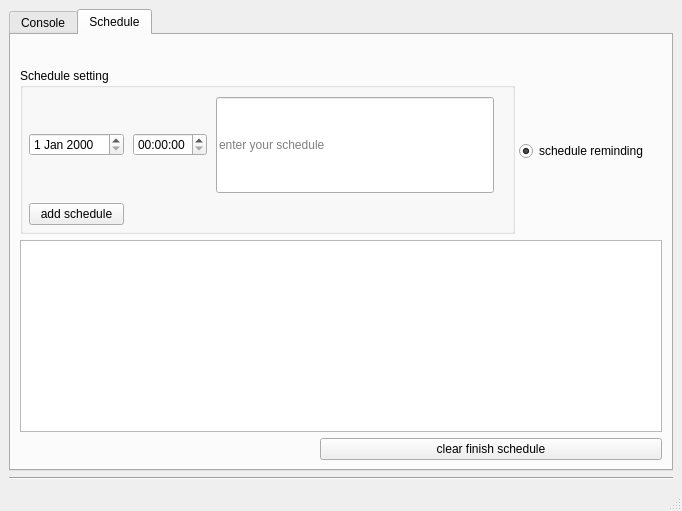
<?xml version="1.0" encoding="UTF-8"?>
<ui version="4.0">
 <class>MainWindow</class>
 <widget class="QMainWindow" name="MainWindow">
  <property name="geometry">
   <rect>
    <x>0</x>
    <y>0</y>
    <width>682</width>
    <height>511</height>
   </rect>
  </property>
  <property name="acceptDrops">
   <bool>true</bool>
  </property>
  <property name="windowTitle">
   <string>pet console</string>
  </property>
  <widget class="QWidget" name="centralwidget">
   <layout class="QGridLayout" name="gridLayout">
    <item row="0" column="0">
     <layout class="QVBoxLayout" name="verticalLayout">
      <item>
       <widget class="QTabWidget" name="tabWidget">
        <property name="currentIndex">
         <number>1</number>
        </property>
        <widget class="QWidget" name="console">
         <attribute name="title">
          <string>Console</string>
         </attribute>
         <layout class="QHBoxLayout" name="horizontalLayout_5">
          <item>
           <layout class="QVBoxLayout" name="verticalLayout_6">
            <item>
             <widget class="QGroupBox" name="groupBox">
              <property name="title">
               <string>Model setting</string>
              </property>
              <layout class="QVBoxLayout" name="verticalLayout_4">
               <item>
                <widget class="QRadioButton" name="showModelBtn">
                 <property name="text">
                  <string>show model</string>
                 </property>
                 <property name="checked">
                  <bool>true</bool>
                 </property>
                 <property name="autoExclusive">
                  <bool>false</bool>
                 </property>
                </widget>
               </item>
               <item>
                <widget class="QRadioButton" name="freeMoveBtn">
                 <property name="text">
                  <string>model freemove</string>
                 </property>
                 <property name="checked">
                  <bool>true</bool>
                 </property>
                 <property name="autoExclusive">
                  <bool>false</bool>
                 </property>
                </widget>
               </item>
               <item>
                <widget class="QRadioButton" name="soundsEffectBtn">
                 <property name="text">
                  <string>sounds effect</string>
                 </property>
                 <property name="checked">
                  <bool>true</bool>
                 </property>
                 <property name="autoExclusive">
                  <bool>false</bool>
                 </property>
                </widget>
               </item>
              </layout>
             </widget>
            </item>
           </layout>
          </item>
          <item>
           <widget class="Line" name="line">
            <property name="orientation">
             <enum>Qt::Vertical</enum>
            </property>
           </widget>
          </item>
          <item>
           <layout class="QVBoxLayout" name="verticalLayout_7">
            <item>
             <layout class="QVBoxLayout" name="verticalLayout_9">
              <item>
               <layout class="QVBoxLayout" name="verticalLayout_5">
                <item>
                 <widget class="QLabel" name="dialogLifeLable">
                  <property name="sizePolicy">
                   <sizepolicy hsizetype="Fixed" vsizetype="Fixed">
                    <horstretch>0</horstretch>
                    <verstretch>0</verstretch>
                   </sizepolicy>
                  </property>
                  <property name="text">
                   <string>Duration of the dialog box: 3</string>
                  </property>
                 </widget>
                </item>
                <item>
                 <widget class="QSlider" name="dialogLifeSlider">
                  <property name="sizePolicy">
                   <sizepolicy hsizetype="Minimum" vsizetype="Fixed">
                    <horstretch>0</horstretch>
                    <verstretch>0</verstretch>
                   </sizepolicy>
                  </property>
                  <property name="minimum">
                   <number>2</number>
                  </property>
                  <property name="maximum">
                   <number>7</number>
                  </property>
                  <property name="value">
                   <number>3</number>
                  </property>
                  <property name="orientation">
                   <enum>Qt::Horizontal</enum>
                  </property>
                 </widget>
                </item>
               </layout>
              </item>
              <item>
               <layout class="QVBoxLayout" name="verticalLayout_2">
                <item>
                 <widget class="QLabel" name="ActFrequencyLable">
                  <property name="sizePolicy">
                   <sizepolicy hsizetype="Fixed" vsizetype="Fixed">
                    <horstretch>0</horstretch>
                    <verstretch>0</verstretch>
                   </sizepolicy>
                  </property>
                  <property name="text">
                   <string>activity frequency: 6</string>
                  </property>
                 </widget>
                </item>
                <item>
                 <widget class="QSlider" name="ActFrequencySlider">
                  <property name="sizePolicy">
                   <sizepolicy hsizetype="Minimum" vsizetype="Fixed">
                    <horstretch>0</horstretch>
                    <verstretch>0</verstretch>
                   </sizepolicy>
                  </property>
                  <property name="minimum">
                   <number>2</number>
                  </property>
                  <property name="maximum">
                   <number>10</number>
                  </property>
                  <property name="value">
                   <number>6</number>
                  </property>
                  <property name="orientation">
                   <enum>Qt::Horizontal</enum>
                  </property>
                 </widget>
                </item>
               </layout>
              </item>
              <item>
               <layout class="QVBoxLayout" name="verticalLayout_10">
                <item>
                 <widget class="QLabel" name="soundValueLabel">
                  <property name="sizePolicy">
                   <sizepolicy hsizetype="Fixed" vsizetype="Fixed">
                    <horstretch>0</horstretch>
                    <verstretch>0</verstretch>
                   </sizepolicy>
                  </property>
                  <property name="text">
                   <string>sound value: 25</string>
                  </property>
                 </widget>
                </item>
                <item>
                 <widget class="QSlider" name="soundValueSlider">
                  <property name="sizePolicy">
                   <sizepolicy hsizetype="Minimum" vsizetype="Fixed">
                    <horstretch>0</horstretch>
                    <verstretch>0</verstretch>
                   </sizepolicy>
                  </property>
                  <property name="value">
                   <number>25</number>
                  </property>
                  <property name="orientation">
                   <enum>Qt::Horizontal</enum>
                  </property>
                 </widget>
                </item>
               </layout>
              </item>
              <item>
               <spacer name="verticalSpacer">
                <property name="orientation">
                 <enum>Qt::Vertical</enum>
                </property>
                <property name="sizeType">
                 <enum>QSizePolicy::Maximum</enum>
                </property>
                <property name="sizeHint" stdset="0">
                 <size>
                  <width>25</width>
                  <height>195</height>
                 </size>
                </property>
               </spacer>
              </item>
              <item>
               <widget class="Line" name="line_2">
                <property name="orientation">
                 <enum>Qt::Horizontal</enum>
                </property>
               </widget>
              </item>
              <item>
               <layout class="QHBoxLayout" name="horizontalLayout_6">
                <item>
                 <widget class="QPushButton" name="resourceFileBtn">
                  <property name="text">
                   <string>open resource file</string>
                  </property>
                 </widget>
                </item>
                <item>
                 <widget class="QPushButton" name="resetBtn">
                  <property name="text">
                   <string>reset</string>
                  </property>
                 </widget>
                </item>
               </layout>
              </item>
             </layout>
            </item>
           </layout>
          </item>
         </layout>
        </widget>
        <widget class="QWidget" name="schedule">
         <attribute name="title">
          <string>Schedule</string>
         </attribute>
         <layout class="QVBoxLayout" name="verticalLayout_8">
          <property name="sizeConstraint">
           <enum>QLayout::SetNoConstraint</enum>
          </property>
          <property name="topMargin">
           <number>29</number>
          </property>
          <item>
           <layout class="QHBoxLayout" name="horizontalLayout_7">
            <property name="spacing">
             <number>4</number>
            </property>
            <property name="topMargin">
             <number>4</number>
            </property>
            <property name="rightMargin">
             <number>14</number>
            </property>
            <item>
             <widget class="QGroupBox" name="groupBox_2">
              <property name="title">
               <string>Schedule setting</string>
              </property>
              <layout class="QGridLayout" name="gridLayout_4" rowstretch="5,0" columnstretch="0,0,0,0">
               <property name="sizeConstraint">
                <enum>QLayout::SetNoConstraint</enum>
               </property>
               <property name="leftMargin">
                <number>6</number>
               </property>
               <property name="bottomMargin">
                <number>6</number>
               </property>
               <property name="horizontalSpacing">
                <number>9</number>
               </property>
               <property name="verticalSpacing">
                <number>10</number>
               </property>
               <item row="0" column="1">
                <widget class="QTimeEdit" name="timeEdit"/>
               </item>
               <item row="1" column="0">
                <widget class="QPushButton" name="addScheduleBtn">
                 <property name="text">
                  <string>add schedule</string>
                 </property>
                </widget>
               </item>
               <item row="1" column="1" colspan="3">
                <widget class="QLabel" name="stateLable">
                 <property name="text">
                  <string/>
                 </property>
                </widget>
               </item>
               <item row="0" column="0">
                <widget class="QDateEdit" name="dateEdit"/>
               </item>
               <item row="0" column="2">
                <widget class="QLineEdit" name="ScheduleEdit">
                 <property name="sizePolicy">
                  <sizepolicy hsizetype="Expanding" vsizetype="Expanding">
                   <horstretch>0</horstretch>
                   <verstretch>0</verstretch>
                  </sizepolicy>
                 </property>
                 <property name="placeholderText">
                  <string>enter your schedule</string>
                 </property>
                </widget>
               </item>
              </layout>
             </widget>
            </item>
            <item>
             <widget class="QRadioButton" name="openRemindingBtn">
              <property name="text">
               <string>schedule reminding</string>
              </property>
              <property name="checked">
               <bool>true</bool>
              </property>
             </widget>
            </item>
           </layout>
          </item>
          <item>
           <widget class="QTableView" name="ScheduleListView">
            <property name="selectionBehavior">
             <enum>QAbstractItemView::SelectItems</enum>
            </property>
            <property name="textElideMode">
             <enum>Qt::ElideNone</enum>
            </property>
            <attribute name="horizontalHeaderCascadingSectionResizes">
             <bool>true</bool>
            </attribute>
            <attribute name="horizontalHeaderDefaultSectionSize">
             <number>220</number>
            </attribute>
            <attribute name="horizontalHeaderHighlightSections">
             <bool>false</bool>
            </attribute>
            <attribute name="horizontalHeaderStretchLastSection">
             <bool>true</bool>
            </attribute>
            <attribute name="verticalHeaderDefaultSectionSize">
             <number>30</number>
            </attribute>
           </widget>
          </item>
          <item>
           <layout class="QHBoxLayout" name="horizontalLayout">
            <item>
             <spacer name="horizontalSpacer">
              <property name="orientation">
               <enum>Qt::Horizontal</enum>
              </property>
              <property name="sizeType">
               <enum>QSizePolicy::Maximum</enum>
              </property>
              <property name="sizeHint" stdset="0">
               <size>
                <width>300</width>
                <height>20</height>
               </size>
              </property>
             </spacer>
            </item>
            <item>
             <widget class="QPushButton" name="clearFinishTaskBtn">
              <property name="text">
               <string>clear finish schedule</string>
              </property>
             </widget>
            </item>
           </layout>
          </item>
         </layout>
        </widget>
       </widget>
      </item>
      <item>
       <widget class="Line" name="line_3">
        <property name="orientation">
         <enum>Qt::Horizontal</enum>
        </property>
       </widget>
      </item>
     </layout>
    </item>
   </layout>
  </widget>
  <widget class="QMenuBar" name="menubar">
   <property name="geometry">
    <rect>
     <x>0</x>
     <y>0</y>
     <width>682</width>
     <height>18</height>
    </rect>
   </property>
  </widget>
  <widget class="QStatusBar" name="statusbar"/>
 </widget>
 <resources/>
 <connections/>
</ui>
